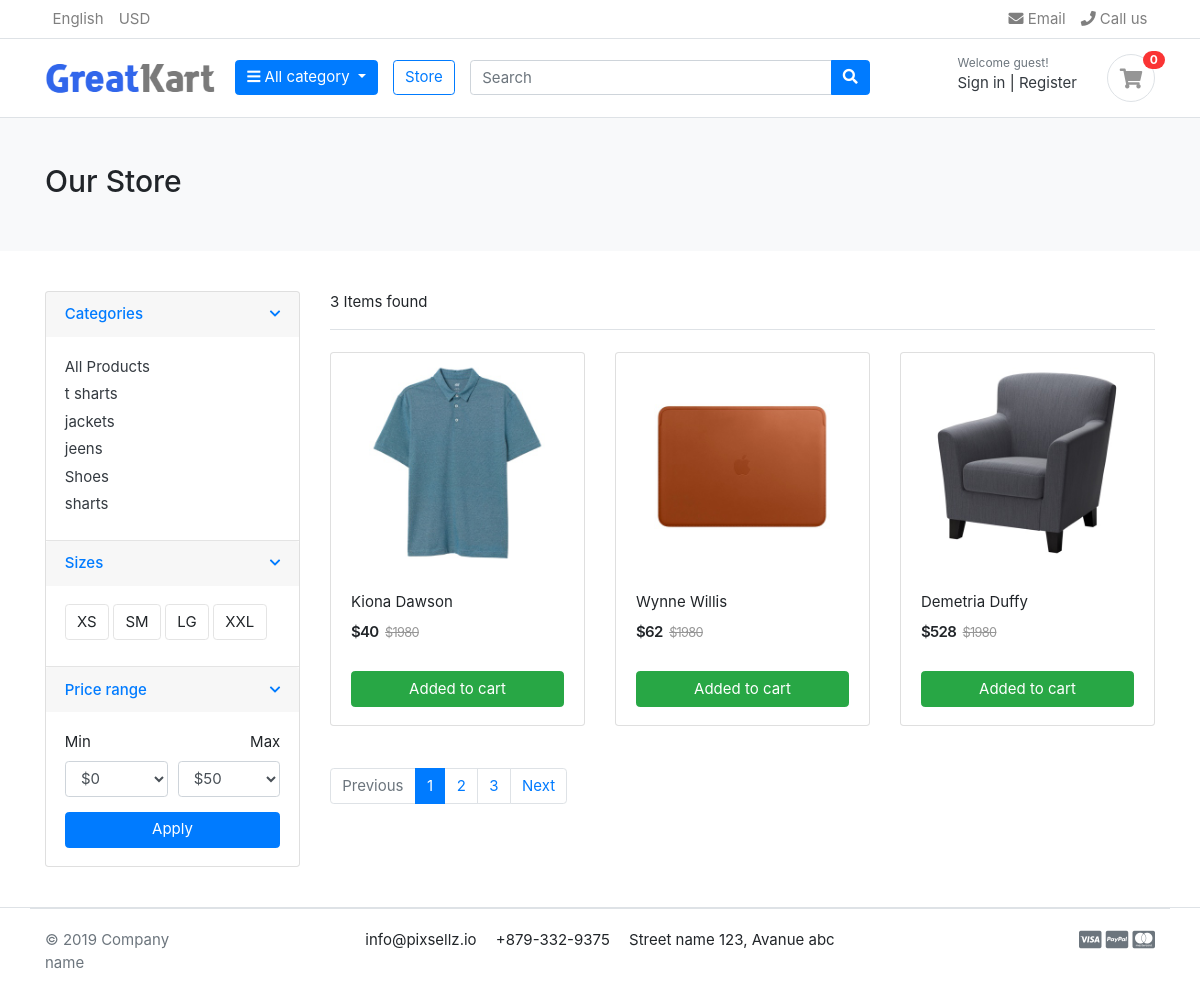
The app's page /store/category/jeens with its own data.
### category/models.py (models this page shows, shortened)
class Category(models.Model):
    category_name = models.CharField(max_length = 50,unique=True)
    slug  = models.SlugField(max_length = 50,unique=True)
    description = models.TextField(max_length=250,blank=True)
    cat_image=models.ImageField(upload_to='photo/categories',blank=True)
    class Meta:
        verbose_name='category'
        verbose_name_plural='categories'
    def get_url(self):
        return reverse('product_by_category',args=[self.slug])

### store/models.py (models this page shows, shortened)
class Product(models.Model):
    product_name = models.CharField(max_length = 150,unique=True)
    slug = models.SlugField(max_length = 150,unique=True)
    description = models.TextField(max_length=500,blank=True)
    price = models.IntegerField()
    images = models.ImageField(upload_to='photo/product')
    stock = models.IntegerField()
    is_available=models.BooleanField(default=True)
    category=models.ForeignKey(Category,on_delete=models.CASCADE)
    created_date = models.DateTimeField(auto_now_add=True)
    modified_date = models.DateTimeField(auto_now_add=True)
    def get_url(self):
        return reverse('product_detail',args=[self.category.slug,self.slug])

### store/views.py (the view)
# urls.py: path('store/',include('store.urls')),
def store(request,categories_slug=None):
    categories=None
    products=None
    if categories_slug!=None:
        categories=get_object_or_404(Category,slug=categories_slug)
        products=Product.objects.filter(category=categories,is_available=True)
    else:
        products=Product.objects.all().filter(is_available=True)
    context={
        'products':products,
        'products_count':products.count()
    }
    return render(request,'store/store.html',context)

### carts/context_processors.py (called while the page is built)
def counter(request):
    cart_count = 0
    if 'admin' in request.path:
        return {}
    else:
        try:
            cart = Cart.objects.filter(cart_id=_cart_id(request))
            cart_items = CartItem.objects.all().filter(cart=cart[:1])
            for cart_item in cart_items:
                cart_count += cart_item.quantity
        except Cart.DoesNotExist:
            cart_count = 0
    return dict(cart_count=cart_count)

### carts/views.py (called while the page is built)
def _cart_id(request):
    cart=request.session.session_key
    if not cart:
        cart=request.session.create()
    return cart

### category/context_processors.py (called while the page is built)
def menu_link(request):
    links=Category.objects.all()
    return dict(links=links)

### greatkart/templates/store/store.html (shortened to what this page needs)
{% extends 'base.html' %}
{% block content %}
{% load static %}
<section class="section-pagetop bg">
    <div class="container">
        {% if 'search' in request.path %}
        <h2 class="title-page">Search Result</h2>
        {% else %}
        <h2 class="title-page">Our Store</h2>
        {% endif %}
    </div>
</section>
<section class="section-content padding-y">
    <div class="container">
    <div class="row">
        <aside class="col-md-3">
    <div class="card">
        <article class="filter-group">
            <header class="card-header">
                <a href="#" data-toggle="collapse" data-target="#collapse_1" aria-expanded="true" class="">
                    <i class="icon-control fa fa-chevron-down"></i>
                    <h6 class="title">Categories</h6>
                </a>
            </header>
            <div class="filter-content collapse show" id="collapse_1" style="">
                <div class="card-body">
                    <ul class="list-menu">
                        <li><a href="{% url 'store' %}">All Products</a></li>
                        {% for category in links%}
                        <li><a href="{{ category.get_url }}"> {{ category.category_name }} </a></li>
                        {% endfor %}
                    </ul>
                </div>
            </div>
        </article>
        <article class="filter-group">
            <header class="card-header">
                <a href="#" data-toggle="collapse" data-target="#collapse_4" aria-expanded="true" class="">
                    <i class="icon-control fa fa-chevron-down"></i>
                    <h6 class="title">Sizes </h6>
                </a>
            </header>
            <div class="filter-content collapse show" id="collapse_4" style="">
                <div class="card-body">
                  <label class="checkbox-btn">
                    <span class="btn btn-light"> XS </span>
                  </label>
                  <label class="checkbox-btn">
                    <span class="btn btn-light"> SM </span>
                  </label>
                  <label class="checkbox-btn">
                    <span class="btn btn-light"> LG </span>
                  </label>
                  <label class="checkbox-btn">
                    <span class="btn btn-light"> XXL </span>
                  </label>
            </div>
            </div>
        </article>
        <article class="filter-group">
            <header class="card-header">
                <a href="#" data-toggle="collapse" data-target="#collapse_3" aria-expanded="true" class="">
                    <i class="icon-control fa fa-chevron-down"></i>
                    <h6 class="title">Price range </h6>
                </a>
            </header>
            <div class="filter-content collapse show" id="collapse_3" style="">
                <div class="card-body">
                    <div class="form-row">
                    <div class="form-group col-md-6">
                      <label>Min</label>
                          <select class="mr-2 form-control">
                            <option value="0">$0</option>
                        </select>
                    </div>
                    <div class="form-group text-right col-md-6">
                      <label>Max</label>
                          <select class="mr-2 form-control">
                            <option value="50">$50</option>
                        </select>
                    </div>
                    </div>
                    <button class="btn btn-block btn-primary">Apply</button>
                </div>
            </div>
        </article>
    </div>
        </aside>
        <main class="col-md-9">
    <header class="border-bottom mb-4 pb-3">
            <div class="form-inline">
                <span class="mr-md-auto">{{ products_count }} Items found </span>
            </div>
    </header>
    <div class="row">
        {% if products %}
        {% for product in products %}
        <div class="col-md-4">
            <figure class="card card-product-grid">
                <div class="img-wrap">
                    <img src="{{ product.images.url }}">
                </div>
                <figcaption class="info-wrap">
                    <div class="fix-height">
                        <a href="{{ product.get_url }}" class="title">{{ product.product_name }}</a>
                        <div class="price-wrap mt-2">
                            <span class="price">${{ product.price }}</span>
                            <del class="price-old">$1980</del>
                        </div>
                    </div>
                    <a href="{% url 'add_cart' product.id %}" class="btn btn-block btn-success">Added to cart </a>
                </figcaption>
            </figure>
        </div>
      {% endfor %}
      {% else %}
      <h4>No result found </h4>
     {% endif %}
    </div>
    <nav class="mt-4" aria-label="Page navigation sample">
      <ul class="pagination">
        <li class="page-item disabled"><a class="page-link" href="#">Previous</a></li>
        <li class="page-item active"><a class="page-link" href="#">1</a></li>
        <li class="page-item"><a class="page-link" href="#">2</a></li>
        <li class="page-item"><a class="page-link" href="#">3</a></li>
        <li class="page-item"><a class="page-link" href="#">Next</a></li>
      </ul>
    </nav>
        </main>
    </div>
    </div>
    </section>
{% endblock %}

### greatkart/static/css/ui.css (style rules this page uses)
html { font-family: "Inter", sans-serif; font-size: 15px; }
.img-wrap { text-align: center; display: block; }
.img-wrap img { max-width: 100%; }
.price-wrap { letter-spacing: -0.7px; }
.padding-y { padding-top: 40px; padding-bottom: 40px; }
figure { margin-bottom: 0; }
article:after, .form-group:after { display: block; clear: both; content: ""; }
.bg { background-color: #f8f9fa; }
.title-page { color: #212529; }
.btn-light { background-color: #fff; border-color: #e4e4e4; }
[class*=list-] li:after { visibility: hidden; display: block; content: ""; overflow: hidden; height: 0; clear: both; }
.list-menu { list-style: none; margin: 0; padding-left: 0; }
.list-menu li { margin-bottom: 5px; }
.list-menu a { color: #343a40; }
[class*=card-product] a.title { color: #212529; display: block; }
[class*=card-product] .img-wrap { overflow: hidden; position: relative; }
[class*=card-product] .img-wrap img { height: 100%; max-width: 100%; width: auto; display: inline-block; -o-object-fit: cover; object-fit: cover; }
.card-product-grid { margin-bottom: 20px; }
.card-product-grid .img-wrap { border-radius: 0.2rem 0.2rem 0 0; height: 220px; }
.card-product-grid .info-wrap { overflow: hidden; padding: 18px 20px; }
.card-product-grid .fix-height { height: 80px; overflow: hidden; }
.card .img-wrap { overflow: hidden; }
.price { font-weight: 600; color: #212529; }
.price-old { color: #969696; margin-left: 3px; font-size: 85%; }
.icon-control { margin-top: 5px; float: right; font-size: 80%; }
.card-header .title { margin-bottom: 0; line-height: 1.5; }
.filter-group { border-bottom: 1px solid #e4e4e4; }
.filter-group .card-header { border-bottom: 0; }
.filter-group:last-child { border-bottom: 0; }
.checkbox-btn { position: relative; }
.section-pagetop { padding: 45px 0; }

### records on screen
Category: category_name "t sharts"
Category: category_name "jackets"
Category: category_name "jeens"
Category: category_name "Shoes"
Category: category_name "sharts"
Product: images (picture), product_name "Kiona Dawson", price "40"
Product: images (picture), product_name "Wynne Willis", price "62"
Product: images (picture), product_name "Demetria Duffy", price "528"

### other values on screen
{{ cart_count }} "0"
{{ products_count }} "3"
